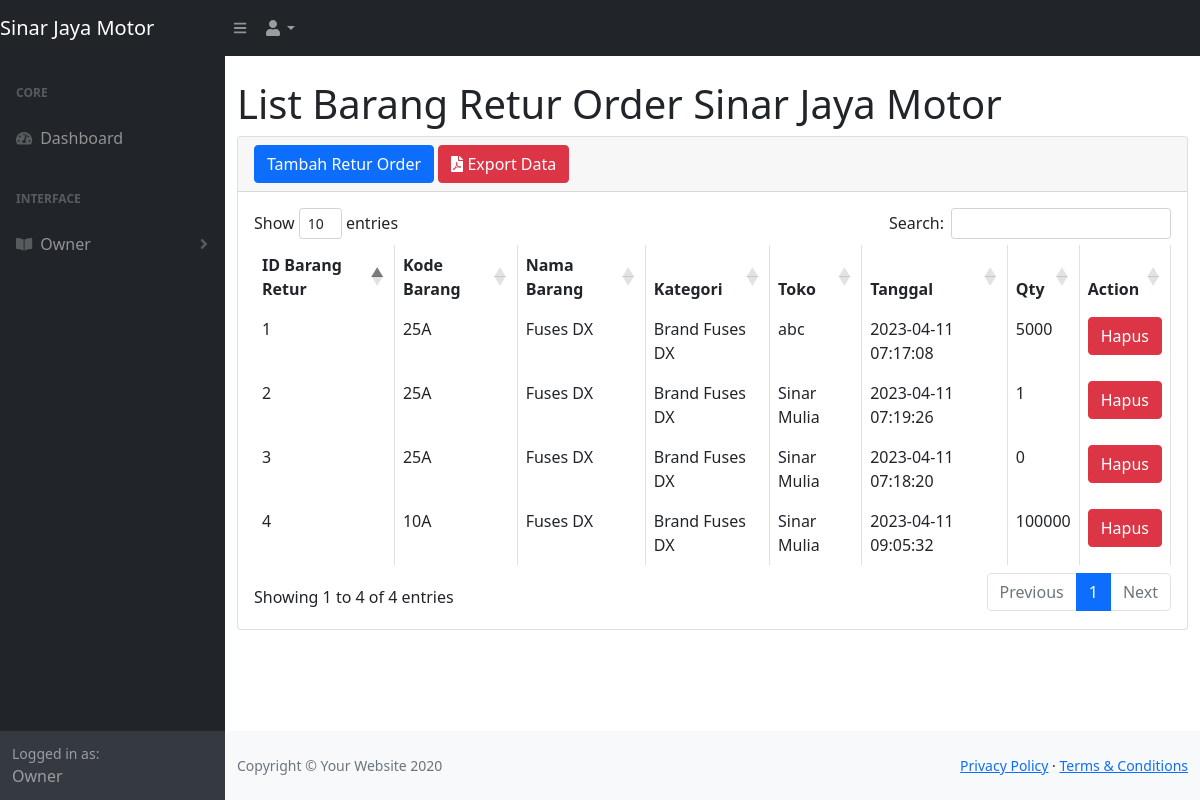
The app's page /returo.php (signed in) with its own data.
### tables this page shows
CREATE TABLE `tb_barang` (
  `id_b` int(11) NOT NULL,
  `kode_b` varchar(100) NOT NULL,
  `nama_b` varchar(500) NOT NULL,
  `tipe_mobil` varchar(100) NOT NULL,
  `kategori` varchar(100) NOT NULL,
  `harga` int(100) NOT NULL,
  `pcs_dus` int(11) NOT NULL,
  `harga_p` varchar(100) NOT NULL,
  `qty` int(11) NOT NULL
);

CREATE TABLE `tb_toko` (
  `id_toko` int(11) NOT NULL,
  `id_w` int(11) NOT NULL,
  `nama_toko` varchar(100) NOT NULL,
  `cs_toko` varchar(100) NOT NULL,
  `no_telp` varchar(100) NOT NULL,
  `alamat` varchar(100) NOT NULL
);

CREATE TABLE `retur_o` (
  `id_ro` int(11) NOT NULL,
  `id_b` int(11) NOT NULL,
  `id_toko` int(11) NOT NULL,
  `tanggal` timestamp NOT NULL DEFAULT current_timestamp() ON UPDATE current_timestamp(),
  `qtyro` int(11) NOT NULL
);

### returo.php (the view, shortened to what this page needs)
<?php
     include 'function.php';
?>
<!DOCTYPE html>
<html lang="en">
    <head>
        <link href="./css/styles.css" rel="stylesheet" />
        <link href="https://cdn.datatables.net/1.10.20/css/dataTables.bootstrap4.min.css" rel="stylesheet" />
    </head>
    <body class="sb-nav-fixed">
        <nav class="sb-topnav navbar navbar-expand navbar-dark bg-dark">
            <a class="navbar-brand" href="home.php">Sinar Jaya Motor</a>
            <button class="btn btn-link btn-sm order-1 order-lg-0" id="sidebarToggle" href="#"><i class="fas fa-bars"></i></button>
            <ul class="navbar-nav ml-auto ml-md-0">
                <li class="nav-item dropdown">
                    <a class="nav-link dropdown-toggle" id="userDropdown" href="#" role="button" data-toggle="dropdown" aria-haspopup="true" aria-expanded="false"><i class="fas fa-user fa-fw"></i></a>
                </li>
            </ul>
        </nav>
        <div id="layoutSidenav">
            <div id="layoutSidenav_nav">
                <nav class="sb-sidenav accordion sb-sidenav-dark" id="sidenavAccordion">
                    <div class="sb-sidenav-menu">
                        <div class="nav">
                            <div class="sb-sidenav-menu-heading">Core</div>
                            <a class="nav-link" href="ownerhome.php">
                                <div class="sb-nav-link-icon"><i class="fas fa-tachometer-alt"></i></div>
                                Dashboard
                            </a>
                            <div class="sb-sidenav-menu-heading">Interface</div>
                            <?php if($_SESSION['role'] == "Owner"){?>
                                <a class="nav-link collapsed" href="#" data-toggle="collapse" data-target="#collapseLayouts" aria-expanded="false" aria-controls="collapseLayouts">
                                    <div class="sb-nav-link-icon"><i class="fas fa-book-open"></i></div>
                                    Owner
                                    <div class="sb-sidenav-collapse-arrow"><i class="fas fa-angle-down"></i></div>
                                </a>
                            <?php }; ?>
                        </div>
                    </div>
                    <?php if($_SESSION['role'] == "Owner"){?>
                    <div class="sb-sidenav-footer">
                        <div class="small">Logged in as:</div>
                        Owner
                    </div>
                    <?php }; ?>
                </nav>
            </div>
            <div id="layoutSidenav_content">
                <main>
                    <div class="container-fluid">
                        <h1 class="mt-4">List Barang Retur Order Sinar Jaya Motor</h1>
                        <div class="card mb-4">
                            <div class="card-header">
                                <button type="button" class="btn btn-primary" data-toggle="modal" data-target="#myModal">
                                 Tambah Retur Order
                                </button>
                                <a href="lap_returo.php" id="exportmasuk" class="btn btn-danger"><i class="fa fa-file-pdf"></i> Export Data</a>
                                <br>
                            </div>
                            <div class="card-body">
                                <div class="table-responsive">
                                    <table class="table table-bordered" id="dataTable" width="100%" cellspacing="0">
                                        <thead>
                                            <tr>
                                                <th>ID Barang Retur</th>
                                                <th>Kode Barang</th>
                                                <th>Nama Barang</th>
                                                <th>Kategori</th>
                                                <th>Toko</th>
                                                <th>Tanggal</th>
                                                <th>Qty</th>
                                                <th>Action</th>
                                            </tr>
                                        </thead>
                                        <tbody>
                                            <?php
                                                $ambilsemuadatastock = mysqli_query($koneksi,"SELECT * FROM tb_barang b, retur_o q, tb_toko t WHERE b.id_b = q.id_b && q.id_toko = t.id_toko");
                                                $i=1;
                                                while($data=mysqli_fetch_array($ambilsemuadatastock)){
                                                    $idro       = $data['id_ro'];
                                                    $kodebarang = $data['kode_b'];
                                                    $namabarang = $data['nama_b'];
                                                    $Kategori   = $data['kategori'];
                                                    $tanggal    = $data['tanggal'];
                                                    $pengirim   = $data['nama_toko'];
                                                    $qtyro      = $data['qtyro'];
                                            ?>
                                            <tr>
                                                <td><?=$i++;?></td>
                                                <td><?=$kodebarang;?></td>
                                                <td><?=$namabarang;?></td>
                                                <td><?=$Kategori;?></td>
                                                <td><?=$pengirim;?></td>
                                                <td><?=$tanggal;?></td>
                                                <td><?=$qtyro;?></td>
                                                <td>
                                                    <button type="button" class="btn btn-danger" data-toggle="modal" data-target="#delete<?=$idro;?>">
                                                    Hapus
                                                </td>
                                            </tr>
                                            </div>
                                            <?php }; ?>
                                </div>
                            </div>
                <footer class="py-4 bg-light mt-auto">
                    <div class="container-fluid">
                        <div class="d-flex align-items-center justify-content-between small">
                            <div class="text-muted">Copyright &copy; Your Website 2020</div>
                            <div>
                                <a href="#">Privacy Policy</a>
                                &middot;
                                <a href="#">Terms &amp; Conditions</a>
                            </div>
                        </div>
                    </div>
                </footer>
    </body>
</html>

### records on screen
tb_barang: kode_b "25A", nama_b "Fuses DX", kategori "Brand Fuses DX", tb_toko.nama_toko "abc", retur_o.tanggal "2023-04-11 07:17:08", retur_o.qtyro "5000", tb_toko.nama_toko "Sinar Mulia", retur_o.tanggal "2023-04-11 07:19:26", retur_o.qtyro "1", retur_o.tanggal "2023-04-11 07:18:20", retur_o.qtyro "0"
tb_barang: kode_b "10A", nama_b "Fuses DX", kategori "Brand Fuses DX", tb_toko.nama_toko "Sinar Mulia", retur_o.tanggal "2023-04-11 09:05:32", retur_o.qtyro "100000"
